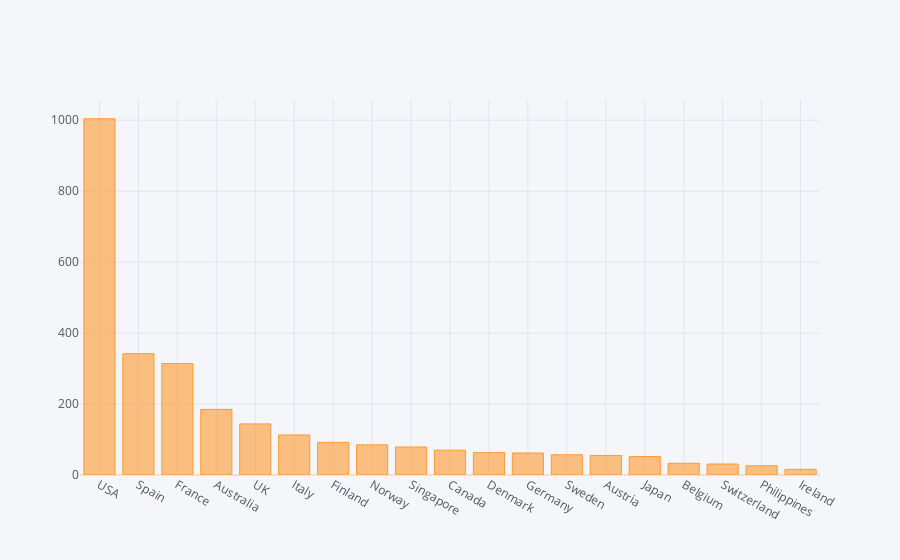

Notebook code cell kept with this figure:
### Code cell
df['COUNTRY'].value_counts().iplot(kind='bar')

### Figure 1 — Plotly figure (JSON) as saved in the notebook; plotly's stock layout.template omitted (floating-point values rounded to 4 significant figures)
{"data": [{"marker": {"color": "rgba(255, 153, 51, 0.6)", "line": {"color": "rgba(255, 153, 51, 1.0)", "width": 1}}, "name": "COUNTRY", "orientation": "v", "text": "", "type": "bar", "x": ["USA", "Spain", "France", "Australia", "UK", "Italy", "Finland", "Norway", "Singapore", "Canada", "Denmark", "Germany", "Sweden", "Austria", "Japan", "Belgium", "Switzerland", "Philippines", "Ireland"], "y": [1004, 342, 314, 185, 144, 113, 92, 85, 79, 70, 63, 62, 57, 55, 52, 33, 31, 26, 16]}], "layout": {"legend": {"bgcolor": "#F5F6F9", "font": {"color": "#4D5663"}}, "paper_bgcolor": "#F5F6F9", "plot_bgcolor": "#F5F6F9", "title": {"font": {"color": "#4D5663"}}, "xaxis": {"gridcolor": "#E1E5ED", "showgrid": true, "tickfont": {"color": "#4D5663"}, "title": {"font": {"color": "#4D5663"}, "text": ""}, "zerolinecolor": "#E1E5ED"}, "yaxis": {"gridcolor": "#E1E5ED", "showgrid": true, "tickfont": {"color": "#4D5663"}, "title": {"font": {"color": "#4D5663"}, "text": ""}, "zerolinecolor": "#E1E5ED"}}}
